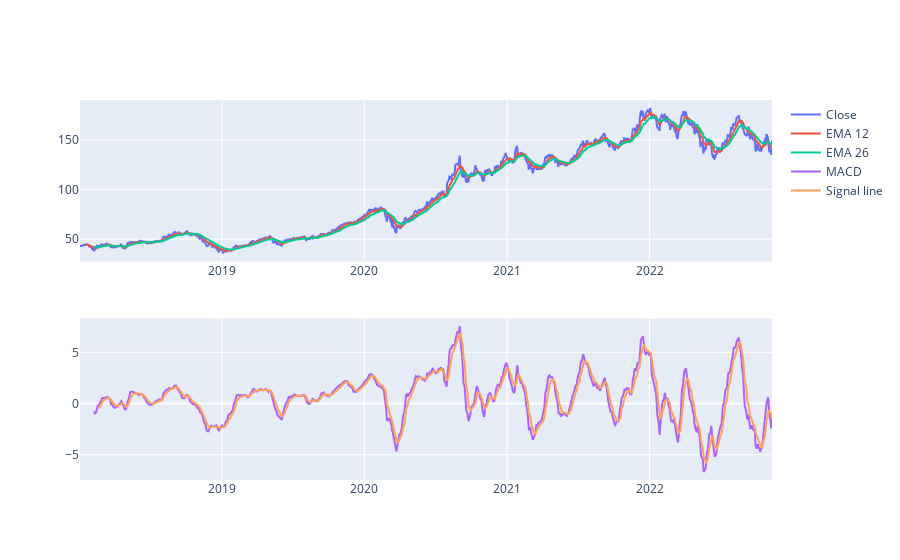

Source (notebook cell):
### Markdown cell above
MACD =>  Moving Average Convergence Divergence

### Code cell
# df = AAPL.copy()
EMA_12 = pd.Series(AAPL['Close'].ewm(span=12, min_periods=12).mean())
EMA_26 = pd.Series(AAPL['Close'].ewm(span=26, min_periods=26).mean())
AAPL['MACD'] = pd.Series(EMA_12 - EMA_26)
AAPL['MACD_signal'] = pd.Series(AAPL.MACD.ewm(span=9, min_periods=9).mean())

fig = make_subplots(rows=2, cols=1)
fig.add_trace(go.Scatter(x=AAPL.Date, y=AAPL.Close, name='Close'), row=1, col=1)
fig.add_trace(go.Scatter(x=AAPL.Date, y=EMA_12, name='EMA 12'), row=1, col=1)
fig.add_trace(go.Scatter(x=AAPL.Date, y=EMA_26, name='EMA 26'), row=1, col=1)
fig.add_trace(go.Scatter(x=AAPL.Date, y=AAPL['MACD'], name='MACD'), row=2, col=1)
fig.add_trace(go.Scatter(x=AAPL.Date, y=AAPL['MACD_signal'], name='Signal line'), row=2, col=1)
fig.show()

### Figure 1 — Plotly figure (JSON) as saved in the notebook; plotly's stock layout.template omitted (floating-point values rounded to 4 significant figures; data arrays with more than 128 entries replaced by an {"elided": "..."} marker saying what was removed)
{"data": [{"name": "Close", "type": "scatter", "x": {"elided": "1226 str values"}, "xaxis": "x", "y": {"elided": "1226 float values"}, "yaxis": "y"}, {"name": "EMA 12", "type": "scatter", "x": {"elided": "1226 str values"}, "xaxis": "x", "y": {"elided": "1226 float values"}, "yaxis": "y"}, {"name": "EMA 26", "type": "scatter", "x": {"elided": "1226 str values"}, "xaxis": "x", "y": {"elided": "1226 float values"}, "yaxis": "y"}, {"name": "MACD", "type": "scatter", "x": {"elided": "1226 str values"}, "xaxis": "x2", "y": {"elided": "1226 float values"}, "yaxis": "y2"}, {"name": "Signal line", "type": "scatter", "x": {"elided": "1226 str values"}, "xaxis": "x2", "y": {"elided": "1226 float values"}, "yaxis": "y2"}], "layout": {"xaxis": {"anchor": "y", "domain": [0, 1]}, "xaxis2": {"anchor": "y2", "domain": [0, 1]}, "yaxis": {"anchor": "x", "domain": [0.575, 1]}, "yaxis2": {"anchor": "x2", "domain": [0, 0.425]}}}
